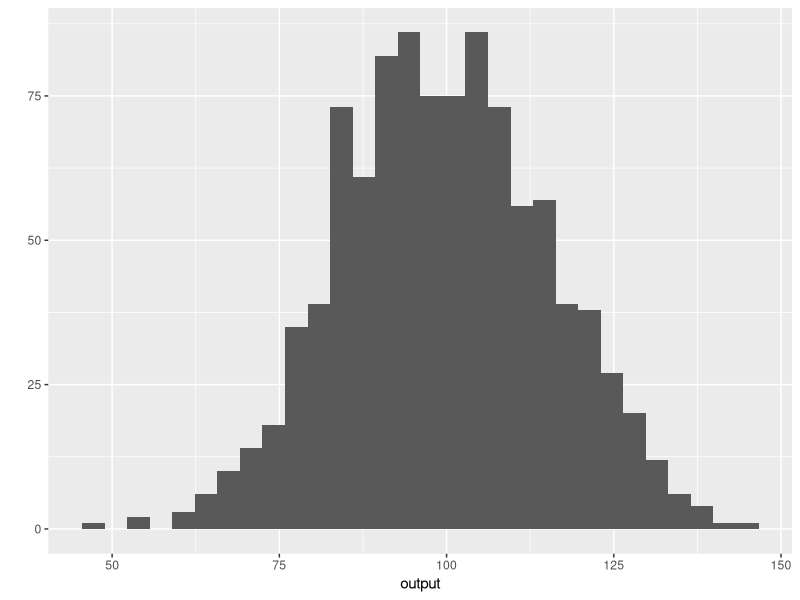
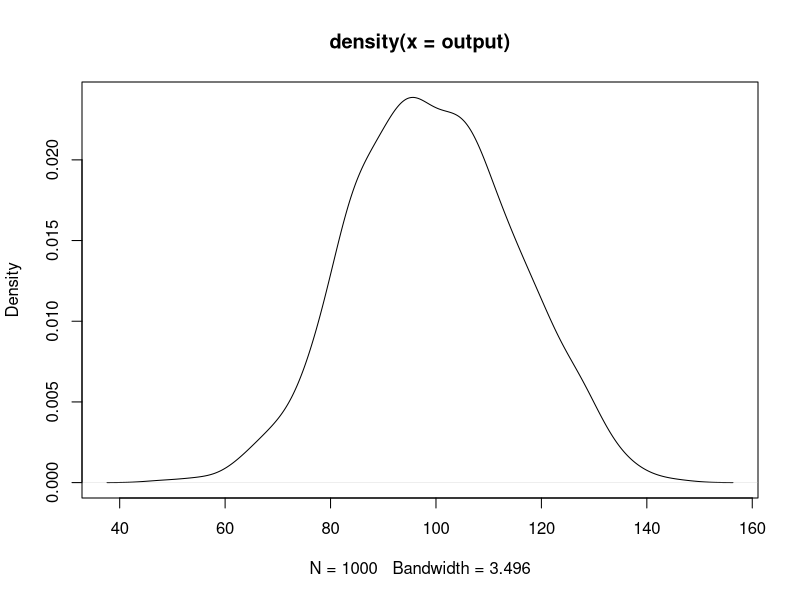

The R source for these figures, in order:
## ---- chunk 1
output <- rnorm(1000, 100, 15);
## ---- chunk 2
library(ggplot2)
qplot(output)
## ---- chunk 3
plot(density(output))
